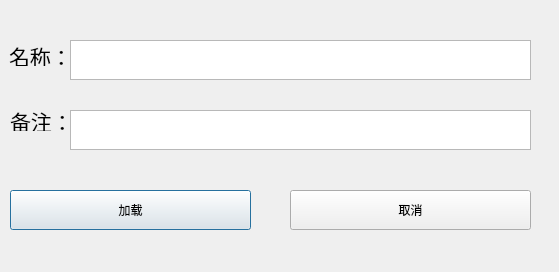
<?xml version="1.0" encoding="UTF-8"?>
<ui version="4.0">
 <class>Dialog_load</class>
 <widget class="QDialog" name="Dialog_load">
  <property name="geometry">
   <rect>
    <x>0</x>
    <y>0</y>
    <width>559</width>
    <height>272</height>
   </rect>
  </property>
  <property name="windowTitle">
   <string>Dialog</string>
  </property>
  <widget class="QLabel" name="label">
   <property name="geometry">
    <rect>
     <x>9</x>
     <y>45</y>
     <width>63</width>
     <height>21</height>
    </rect>
   </property>
   <property name="font">
    <font>
     <pointsize>16</pointsize>
    </font>
   </property>
   <property name="text">
    <string>名称：</string>
   </property>
  </widget>
  <widget class="QLabel" name="label_2">
   <property name="geometry">
    <rect>
     <x>10</x>
     <y>110</y>
     <width>63</width>
     <height>21</height>
    </rect>
   </property>
   <property name="font">
    <font>
     <pointsize>16</pointsize>
    </font>
   </property>
   <property name="text">
    <string>备注：</string>
   </property>
  </widget>
  <widget class="QPushButton" name="pushButton_load_load">
   <property name="geometry">
    <rect>
     <x>10</x>
     <y>190</y>
     <width>241</width>
     <height>40</height>
    </rect>
   </property>
   <property name="minimumSize">
    <size>
     <width>200</width>
     <height>40</height>
    </size>
   </property>
   <property name="text">
    <string>加载</string>
   </property>
  </widget>
  <widget class="QPushButton" name="pushButton_load_cancel">
   <property name="geometry">
    <rect>
     <x>290</x>
     <y>190</y>
     <width>241</width>
     <height>40</height>
    </rect>
   </property>
   <property name="minimumSize">
    <size>
     <width>200</width>
     <height>40</height>
    </size>
   </property>
   <property name="text">
    <string>取消</string>
   </property>
  </widget>
  <widget class="QTextBrowser" name="textBrowser_load_name">
   <property name="geometry">
    <rect>
     <x>70</x>
     <y>40</y>
     <width>461</width>
     <height>40</height>
    </rect>
   </property>
   <property name="minimumSize">
    <size>
     <width>0</width>
     <height>40</height>
    </size>
   </property>
  </widget>
  <widget class="QTextBrowser" name="textBrowser_load_remark">
   <property name="geometry">
    <rect>
     <x>70</x>
     <y>110</y>
     <width>461</width>
     <height>40</height>
    </rect>
   </property>
   <property name="minimumSize">
    <size>
     <width>0</width>
     <height>40</height>
    </size>
   </property>
  </widget>
 </widget>
 <resources/>
 <connections/>
</ui>
